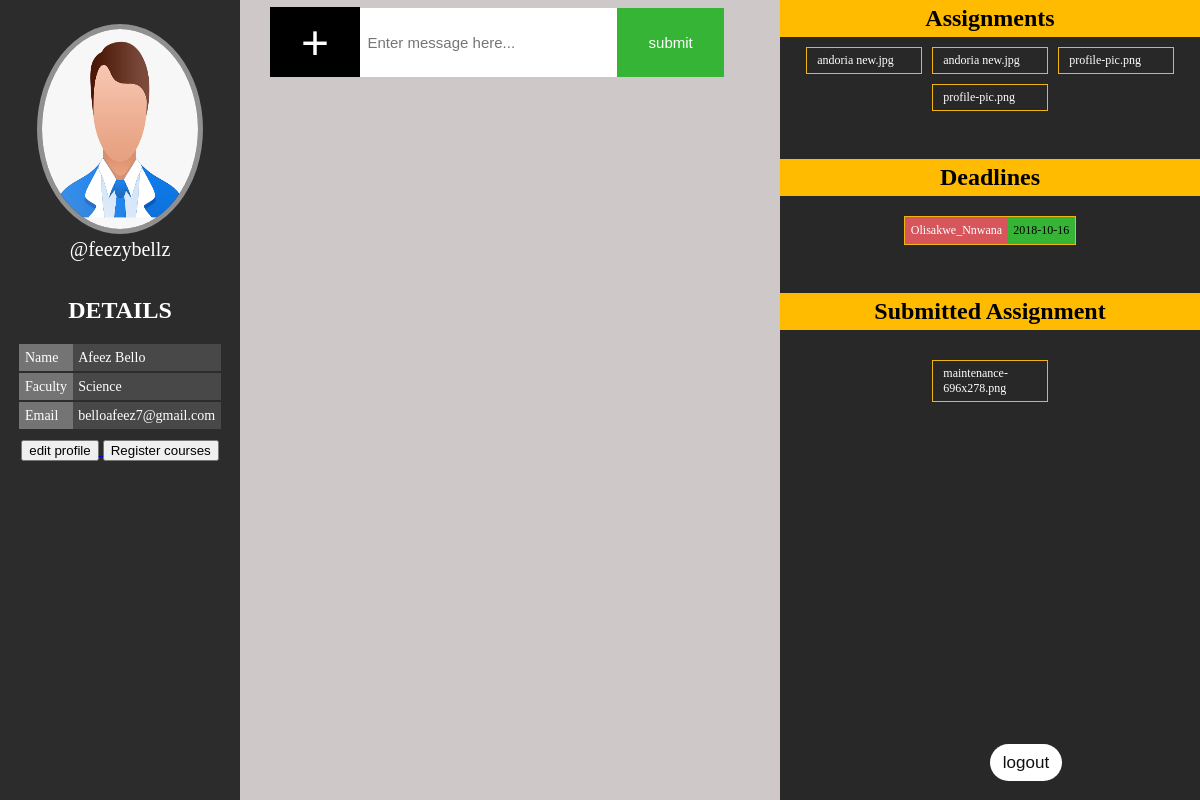
/dashboard.php (signed in), run on the app's committed database.
### tables this page shows
CREATE TABLE `student` (
  `id` int(11) NOT NULL,
  `firstName` varchar(200) NOT NULL,
  `lastName` varchar(200) NOT NULL,
  `regNumber` varchar(30) NOT NULL,
  `faculty` varchar(150) NOT NULL,
  `username` varchar(50) NOT NULL,
  `email` varchar(100) NOT NULL,
  `password` varchar(225) NOT NULL
);

CREATE TABLE `lecturer_upload` (
  `id` int(11) NOT NULL,
  `lecturerName` varchar(100) NOT NULL,
  `file_name` varchar(150) NOT NULL,
  `file_type` varchar(50) NOT NULL,
  `file_size` varchar(100) NOT NULL,
  `file_path` varchar(200) NOT NULL,
  `date` varchar(50) NOT NULL
);

CREATE TABLE `deadline` (
  `id` int(11) NOT NULL,
  `lecturerName` varchar(50) NOT NULL,
  `date` varchar(50) NOT NULL
);

CREATE TABLE `uploads` (
  `id` int(11) NOT NULL,
  `studentName` varchar(100) NOT NULL,
  `file_name` varchar(50) NOT NULL,
  `file_type` varchar(10) NOT NULL,
  `file_size` varchar(10) NOT NULL,
  `file_path` varchar(50) NOT NULL,
  `date` date NOT NULL
);

### includes/fetchData.inc (called while the page is built, shortened)
<?php
$tbl = $_SESSION['userType'];
$username = $_SESSION['username'];
$fetchStmt = $conn->prepare("SELECT * FROM $tbl WHERE username = '$username'");
$fetchStmt->execute();
$userData = $fetchStmt->fetch(PDO::FETCH_BOTH);
?>

### dashboard.php (the view, shortened to what this page needs)
<?php
include "includes/db.inc";
include "includes/fetchData.inc";
extract($userData);
?>
<!DOCTYPE html>
<html lang="en">
<head>
    <link rel="stylesheet" href="css/dashboard.css">
</head>
<body>
<header>
<img src="img/dummy.png" alt="">
    <div id="detail"><?php echo"@".$userData['username'] ?></div>
    <div id="user_details">
        <h2> Details</h2>
        <table>
            <tr>
                <td class="detail_item">Name</td>
                <td class="detail_input"><?php echo "$firstName $lastName"?></td>
            </tr>
            <tr>
                <td class="detail_item">Faculty</td>
                <td class="detail_input"><?php echo $faculty ?></td>
            </tr>
            <tr>
                <td class="detail_item">Email</td>
                <td class="detail_input"><?php echo $email ?></td>
            </tr>
        </table>
        <a href="editProfile.php">
        <button id="edit_button">
            edit profile
        </button>
        </a>
        <a href="coursereg.php">
            <button id="edit_button">
                Register courses
            </button>
        </a>
    </div>
</header>
<section id="submit_assignment">
    <div class="assignment_form">
        <button class="file" id="upload_button">+</button>
        <form id="assignment_form" class="assignment_form">
            <input  id="assignment_input" type="text" placeholder="Enter message here...">
            <input type="submit" value="submit" name="text_submit">
        </form>
    </div>
</section>
<aside>
    <h2 class="Reg_student">Assignments</h2>
    <div id="sub">
    <?php
    $sql = " select * from lecturer_upload ";
    $prep = $conn ->prepare($sql);
    $prep->execute();
    $result = $prep ->fetchAll(PDO::FETCH_OBJ);
    $lect_sql = "select * from lecturer_coursereg";
    $lect_prep = $conn->prepare($lect_sql);
    $lect_prep->execute();
    $lect_result = $lect_prep->fetchAll(PDO::FETCH_OBJ);
    $std_sql = " select * from coursereg";
    $std_prep = $conn->prepare($std_sql);
    $std_prep->execute();
    $std_result = $std_prep->fetchAll(PDO::FETCH_OBJ);
    $ib = '';
    foreach($result as $row){
        foreach($lect_result as $lect_row){
            if($lect_row->lecturerName === $row->lecturerName){
                foreach($std_result as $std_row){
                    if($std_row->studentName === $_SESSION["username"]){
                        if( ($lect_row->course1 == $std_row->course1 || $std_row->course2 || $std_row->course3 || $std_row->course4 || $std_row->course5 || $std_row->course6 || $std_row->course7 || $std_row->course8 || $std_row->course9 || $std_row->course10) || ($lect_row->course2 == $std_row->course1 || $std_row->course2 || $std_row->course3 || $std_row->course4 || $std_row->course5 || $std_row->course6 || $std_row->course7 || $std_row->course8 || $std_row->course9 || $std_row->course10) || ($lect_row->course3 == $std_row->course1 || $std_row->course2 || $std_row->course3 || $std_row->course4 || $std_row->course5 || $std_row->course6 || $std_row->course7 || $std_row->course8 || $std_row->course9 || $std_row->course10) || ($lect_row->course4 == $std_row->course1 || $std_row->course2 || $std_row->course3 || $std_row->course4 || $std_row->course5 || $std_row->course6 || $std_row->course7 || $std_row->course8 || $std_row->course9 || $std_row->course10) ){
                            $ib .= '<div class="oubx">'
                        . '<a href="'.$row->file_path.'" id="student_name_file" target="blank">' . $row->file_name. '</a>'
                        . '</div>';
                        }
                    }
                }
            }
        }
    }
    echo ( $ib );
    ?>
    </div>
    <h2 id="Sub_assignment">Deadlines</h2>
    <div id="sub">
    <?php
    $sql = " select * from deadline ";
    $prep = $conn ->prepare($sql);
    $prep->execute();
    $result = $prep ->fetchAll(PDO::FETCH_OBJ);
    $ib = '';
    foreach($result as $row){
            $ib .= '<div class="deadline_name">'
            . '<div>' . '<span id="deadline_lec">' . $row->lecturerName . '</span>' . '<span>' . $row->date . '</span>' . '</div>'
            . '</div>';
    }
    echo ( $ib );
?>
    </div>
    <h2 id="Sub_assignment">Submitted Assignment</h2>
    <div id="sub">
    <?php
    $sql = " select * from uploads ";
    $prep = $conn ->prepare($sql);
    $prep->execute();
    $result = $prep ->fetchAll(PDO::FETCH_OBJ);
    $ib = '';
    foreach($result as $row){
        if($row->studentName === $_SESSION["username"]){
            $ib .= '<div class="oubx">'
            . '<a href="'.$row->file_path.'" id="student_name" target="blank">' . $row->file_name . '</a>'
            . '</div>';
        }
    }
    echo ( $ib );
    ?>
</div>
    <a href="logout.php">
        <button id="logout">logout</button>
    </a>
</aside>
</body>
</html>

### css/dashboard.css (style rules this page uses)
body { padding: 0; margin: 0; display: flex; align-content: center; justify-content: space-between; width: 100%; height: 100vh; color: white; font-family: Ubuntu; background: rgb(206, 200, 200); }
header { width: 20vw; height: 100vh; background: rgb(44, 44, 44); text-align: center; z-index: 2; }
header img { width: 65%; height: 25%; border: 5px solid rgb(145, 144, 144); margin-top: 10%; border-radius: 100%; }
button#logout { position: absolute; top: 93vh; padding: .5em 0; width: 6%; font-size: 17px; border: none; background: rgb(255, 255, 255); color: rgb(17, 16, 16); border-radius: 70px; }
#user_details { width: 90%; margin: 15% auto 0; }
#user_details h2 { text-transform: uppercase; width: 100%; }
header table { margin: 0 auto 5%; text-align: left; font-size: 14px; border-collapse: collapse; }
tr { border-bottom: 2px solid rgb(44, 44, 44); }
tr:last-child { border-bottom: none; }
td { border: none; padding: .4em; }
.detail_item { background: rgb(117, 116, 117); text-transform: capitalize; }
.detail_input { background: rgb(72, 72, 73); }
#detail { font-size: 20px; margin: auto; }
.assignment_form { display: flex; }
section { width: 40%; }
section input { width: 98%; padding: 1.5em .5em; font-size: 15px; border: none; margin-top: .5em; }
section input[type=submit] { width: 150px; background: rgb(54, 180, 54); color: white; }
.file { font-size: 3em; color: white; background-color: black; display: inline-block; width: 90px; height: 70px; text-align: center; border: none; margin: .15em 0 0; }
aside { background: rgb(40, 40, 40); width: 35%; text-align: center; }
#Reg_student, .Reg_student { background: rgb(255, 187, 0); margin: 0; padding: 5px 0; color: black; }
#Sub_assignment { background: rgb(255, 187, 0); padding: 5px 0; color: black; margin-top: 2em; }
.oubx { width: 30%; margin: 10px auto 0; text-align: center; border: 1px solid rgb(240, 181, 21); }
#student_name, #student_name_file { font-size: 12px; text-align: left; padding: 5px 10px; display: block; width: 100%; margin: 0 auto; color: white; text-decoration: none; }
#sub { display: flex; flex-wrap: wrap; justify-content: space-evenly; align-content: center; width: 90%; margin: 0 auto; }
.deadline_name { padding: .5em .5em .5em 0; border: 1px solid rgb(240, 181, 21); font-size: 12px; background: rgb(54, 180, 54); color: black; }
#deadline_lec { margin-right: 5px; background:rgb(214, 86, 92); padding: .5em; color: white; }

### data on the page
student: username "feezybellz", firstName "Afeez", lastName "Bello", faculty "Science", email "belloafeez7@gmail.com"
lecturer_upload: file_name "andoria new.jpg"
lecturer_upload: file_name "profile-pic.png"
deadline: lecturerName "Olisakwe_Nnwana", date "2018-10-16"
uploads: file_name "maintenance-696x278.png"
